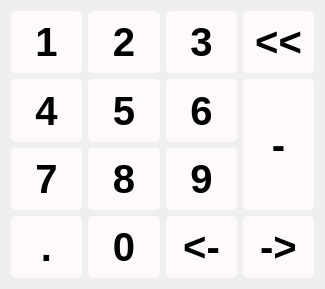
<?xml version="1.0" encoding="UTF-8"?>
<ui version="4.0">
 <class>lds_keytoolbutton_pop</class>
 <widget class="QWidget" name="lds_keytoolbutton_pop">
  <property name="geometry">
   <rect>
    <x>0</x>
    <y>0</y>
    <width>325</width>
    <height>289</height>
   </rect>
  </property>
  <property name="windowTitle">
   <string>Form</string>
  </property>
  <property name="styleSheet">
   <string notr="true">QWidget#lds_keytoolbutton_pop{
	qproperty-bgcolor:slategrey;
}
QPushButton{
	background:snow;
	border-radius:5px;
	color:black;
	font:bold 30pt;
}
QPushButton:pressed{
	background-color: lightskyblue;
	color:snow;

}</string>
  </property>
  <layout class="QGridLayout" name="gridLayout">
   <item row="0" column="1">
    <widget class="QPushButton" name="pushButton_2">
     <property name="sizePolicy">
      <sizepolicy hsizetype="Expanding" vsizetype="Expanding">
       <horstretch>0</horstretch>
       <verstretch>0</verstretch>
      </sizepolicy>
     </property>
     <property name="focusPolicy">
      <enum>Qt::NoFocus</enum>
     </property>
     <property name="text">
      <string>2</string>
     </property>
    </widget>
   </item>
   <item row="2" column="1">
    <widget class="QPushButton" name="pushButton_7">
     <property name="sizePolicy">
      <sizepolicy hsizetype="Expanding" vsizetype="Expanding">
       <horstretch>0</horstretch>
       <verstretch>0</verstretch>
      </sizepolicy>
     </property>
     <property name="focusPolicy">
      <enum>Qt::NoFocus</enum>
     </property>
     <property name="text">
      <string>8</string>
     </property>
    </widget>
   </item>
   <item row="2" column="2">
    <widget class="QPushButton" name="pushButton_9">
     <property name="sizePolicy">
      <sizepolicy hsizetype="Expanding" vsizetype="Expanding">
       <horstretch>0</horstretch>
       <verstretch>0</verstretch>
      </sizepolicy>
     </property>
     <property name="focusPolicy">
      <enum>Qt::NoFocus</enum>
     </property>
     <property name="text">
      <string>9</string>
     </property>
    </widget>
   </item>
   <item row="3" column="1">
    <widget class="QPushButton" name="pushButton_13">
     <property name="sizePolicy">
      <sizepolicy hsizetype="Expanding" vsizetype="Expanding">
       <horstretch>0</horstretch>
       <verstretch>0</verstretch>
      </sizepolicy>
     </property>
     <property name="focusPolicy">
      <enum>Qt::NoFocus</enum>
     </property>
     <property name="text">
      <string>0</string>
     </property>
    </widget>
   </item>
   <item row="1" column="2">
    <widget class="QPushButton" name="pushButton_4">
     <property name="sizePolicy">
      <sizepolicy hsizetype="Expanding" vsizetype="Expanding">
       <horstretch>0</horstretch>
       <verstretch>0</verstretch>
      </sizepolicy>
     </property>
     <property name="focusPolicy">
      <enum>Qt::NoFocus</enum>
     </property>
     <property name="text">
      <string>6</string>
     </property>
    </widget>
   </item>
   <item row="1" column="0">
    <widget class="QPushButton" name="pushButton_5">
     <property name="sizePolicy">
      <sizepolicy hsizetype="Expanding" vsizetype="Expanding">
       <horstretch>0</horstretch>
       <verstretch>0</verstretch>
      </sizepolicy>
     </property>
     <property name="focusPolicy">
      <enum>Qt::NoFocus</enum>
     </property>
     <property name="text">
      <string>4</string>
     </property>
    </widget>
   </item>
   <item row="2" column="0">
    <widget class="QPushButton" name="pushButton_8">
     <property name="sizePolicy">
      <sizepolicy hsizetype="Expanding" vsizetype="Expanding">
       <horstretch>0</horstretch>
       <verstretch>0</verstretch>
      </sizepolicy>
     </property>
     <property name="focusPolicy">
      <enum>Qt::NoFocus</enum>
     </property>
     <property name="text">
      <string>7</string>
     </property>
    </widget>
   </item>
   <item row="0" column="2">
    <widget class="QPushButton" name="pushButton_3">
     <property name="sizePolicy">
      <sizepolicy hsizetype="Expanding" vsizetype="Expanding">
       <horstretch>0</horstretch>
       <verstretch>0</verstretch>
      </sizepolicy>
     </property>
     <property name="focusPolicy">
      <enum>Qt::NoFocus</enum>
     </property>
     <property name="text">
      <string>3</string>
     </property>
    </widget>
   </item>
   <item row="0" column="0">
    <widget class="QPushButton" name="pushButton">
     <property name="sizePolicy">
      <sizepolicy hsizetype="Expanding" vsizetype="Expanding">
       <horstretch>0</horstretch>
       <verstretch>0</verstretch>
      </sizepolicy>
     </property>
     <property name="focusPolicy">
      <enum>Qt::NoFocus</enum>
     </property>
     <property name="text">
      <string>1</string>
     </property>
    </widget>
   </item>
   <item row="1" column="1">
    <widget class="QPushButton" name="pushButton_6">
     <property name="sizePolicy">
      <sizepolicy hsizetype="Expanding" vsizetype="Expanding">
       <horstretch>0</horstretch>
       <verstretch>0</verstretch>
      </sizepolicy>
     </property>
     <property name="focusPolicy">
      <enum>Qt::NoFocus</enum>
     </property>
     <property name="text">
      <string>5</string>
     </property>
    </widget>
   </item>
   <item row="3" column="2">
    <widget class="QPushButton" name="pushButton_11">
     <property name="sizePolicy">
      <sizepolicy hsizetype="Expanding" vsizetype="Expanding">
       <horstretch>0</horstretch>
       <verstretch>0</verstretch>
      </sizepolicy>
     </property>
     <property name="focusPolicy">
      <enum>Qt::NoFocus</enum>
     </property>
     <property name="text">
      <string>&lt;-</string>
     </property>
     <property name="autoRepeat">
      <bool>true</bool>
     </property>
    </widget>
   </item>
   <item row="3" column="0">
    <widget class="QPushButton" name="pushButton_14">
     <property name="sizePolicy">
      <sizepolicy hsizetype="Expanding" vsizetype="Expanding">
       <horstretch>0</horstretch>
       <verstretch>0</verstretch>
      </sizepolicy>
     </property>
     <property name="focusPolicy">
      <enum>Qt::NoFocus</enum>
     </property>
     <property name="text">
      <string>.</string>
     </property>
    </widget>
   </item>
   <item row="0" column="3">
    <widget class="QPushButton" name="pushButton_10">
     <property name="sizePolicy">
      <sizepolicy hsizetype="Expanding" vsizetype="Expanding">
       <horstretch>0</horstretch>
       <verstretch>0</verstretch>
      </sizepolicy>
     </property>
     <property name="focusPolicy">
      <enum>Qt::NoFocus</enum>
     </property>
     <property name="text">
      <string>&lt;&lt;</string>
     </property>
     <property name="autoRepeat">
      <bool>true</bool>
     </property>
    </widget>
   </item>
   <item row="3" column="3">
    <widget class="QPushButton" name="pushButton_16">
     <property name="sizePolicy">
      <sizepolicy hsizetype="Expanding" vsizetype="Expanding">
       <horstretch>0</horstretch>
       <verstretch>0</verstretch>
      </sizepolicy>
     </property>
     <property name="focusPolicy">
      <enum>Qt::NoFocus</enum>
     </property>
     <property name="text">
      <string>-&gt;</string>
     </property>
     <property name="autoRepeat">
      <bool>true</bool>
     </property>
    </widget>
   </item>
   <item row="1" column="3" rowspan="2">
    <widget class="QPushButton" name="pushButton_12">
     <property name="sizePolicy">
      <sizepolicy hsizetype="Expanding" vsizetype="Expanding">
       <horstretch>0</horstretch>
       <verstretch>0</verstretch>
      </sizepolicy>
     </property>
     <property name="focusPolicy">
      <enum>Qt::NoFocus</enum>
     </property>
     <property name="text">
      <string>-</string>
     </property>
    </widget>
   </item>
  </layout>
 </widget>
 <resources/>
 <connections/>
</ui>
